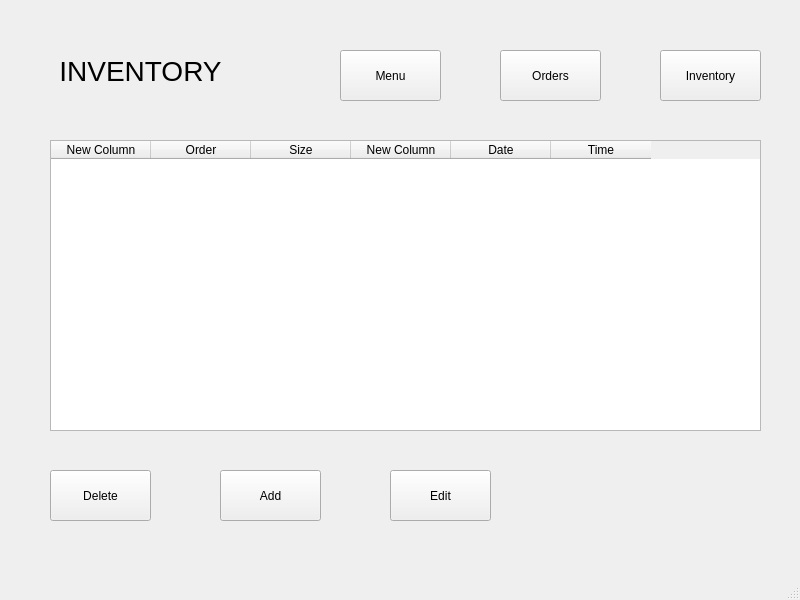
<?xml version="1.0" encoding="UTF-8"?>
<ui version="4.0">
 <class>MainWindow</class>
 <widget class="QMainWindow" name="MainWindow">
  <property name="geometry">
   <rect>
    <x>0</x>
    <y>0</y>
    <width>800</width>
    <height>600</height>
   </rect>
  </property>
  <property name="windowTitle">
   <string>MainWindow</string>
  </property>
  <widget class="QWidget" name="centralwidget">
   <widget class="QLabel" name="label_2">
    <property name="geometry">
     <rect>
      <x>50</x>
      <y>50</y>
      <width>181</width>
      <height>41</height>
     </rect>
    </property>
    <property name="font">
     <font>
      <pointsize>21</pointsize>
     </font>
    </property>
    <property name="autoFillBackground">
     <bool>false</bool>
    </property>
    <property name="text">
     <string>INVENTORY</string>
    </property>
    <property name="alignment">
     <set>Qt::AlignCenter</set>
    </property>
   </widget>
   <widget class="QPushButton" name="pushButton_6">
    <property name="geometry">
     <rect>
      <x>340</x>
      <y>50</y>
      <width>101</width>
      <height>51</height>
     </rect>
    </property>
    <property name="text">
     <string>Menu</string>
    </property>
   </widget>
   <widget class="QPushButton" name="pushButton_7">
    <property name="geometry">
     <rect>
      <x>500</x>
      <y>50</y>
      <width>101</width>
      <height>51</height>
     </rect>
    </property>
    <property name="text">
     <string>Orders</string>
    </property>
   </widget>
   <widget class="QPushButton" name="pushButton_8">
    <property name="geometry">
     <rect>
      <x>660</x>
      <y>50</y>
      <width>101</width>
      <height>51</height>
     </rect>
    </property>
    <property name="text">
     <string>Inventory</string>
    </property>
   </widget>
   <widget class="QTableWidget" name="tableWidget">
    <property name="geometry">
     <rect>
      <x>50</x>
      <y>140</y>
      <width>711</width>
      <height>291</height>
     </rect>
    </property>
    <column>
     <property name="text">
      <string>New Column</string>
     </property>
    </column>
    <column>
     <property name="text">
      <string>Order</string>
     </property>
    </column>
    <column>
     <property name="text">
      <string>Size</string>
     </property>
    </column>
    <column>
     <property name="text">
      <string>New Column</string>
     </property>
    </column>
    <column>
     <property name="text">
      <string>Date</string>
     </property>
    </column>
    <column>
     <property name="text">
      <string>Time</string>
     </property>
    </column>
   </widget>
   <widget class="QPushButton" name="pushButton_9">
    <property name="geometry">
     <rect>
      <x>50</x>
      <y>470</y>
      <width>101</width>
      <height>51</height>
     </rect>
    </property>
    <property name="text">
     <string>Delete</string>
    </property>
   </widget>
   <widget class="QPushButton" name="pushButton_10">
    <property name="geometry">
     <rect>
      <x>220</x>
      <y>470</y>
      <width>101</width>
      <height>51</height>
     </rect>
    </property>
    <property name="text">
     <string>Add</string>
    </property>
   </widget>
   <widget class="QPushButton" name="pushButton_11">
    <property name="geometry">
     <rect>
      <x>390</x>
      <y>470</y>
      <width>101</width>
      <height>51</height>
     </rect>
    </property>
    <property name="text">
     <string>Edit</string>
    </property>
   </widget>
  </widget>
  <widget class="QMenuBar" name="menubar">
   <property name="geometry">
    <rect>
     <x>0</x>
     <y>0</y>
     <width>800</width>
     <height>21</height>
    </rect>
   </property>
  </widget>
  <widget class="QStatusBar" name="statusbar"/>
 </widget>
 <resources/>
 <connections/>
</ui>
